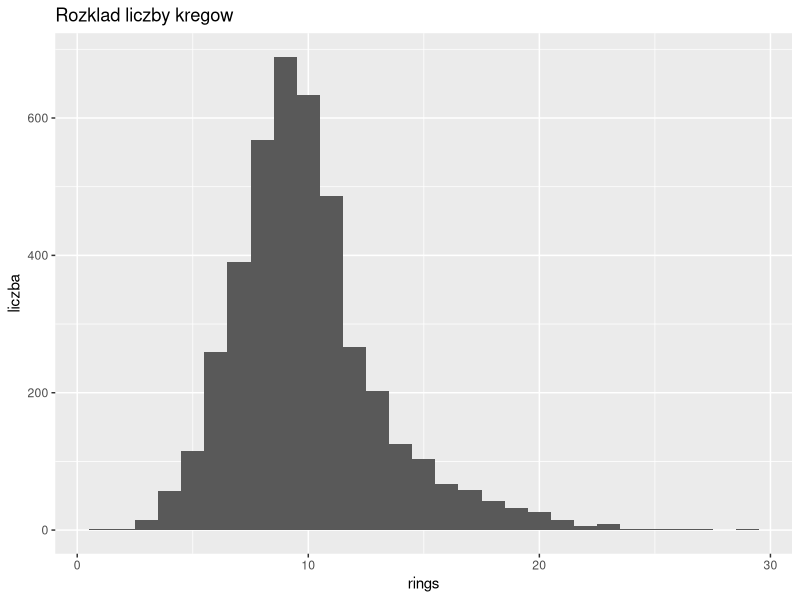
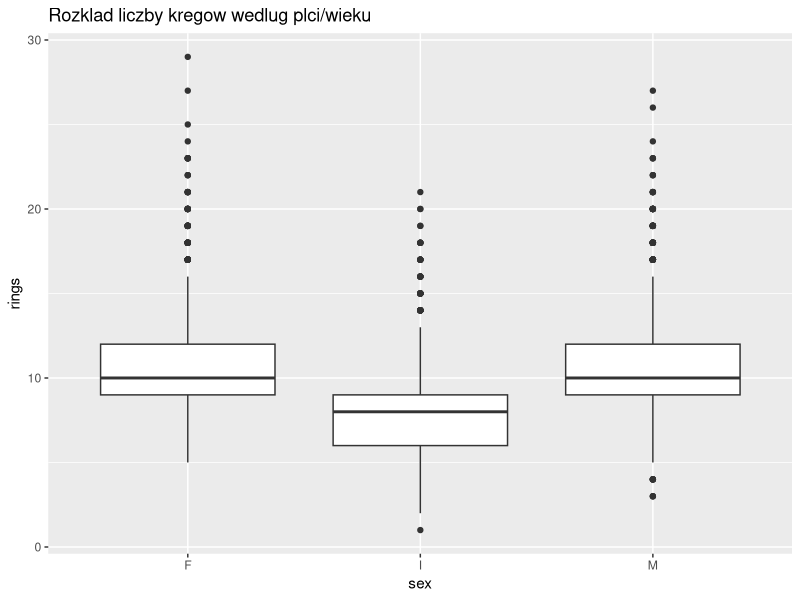
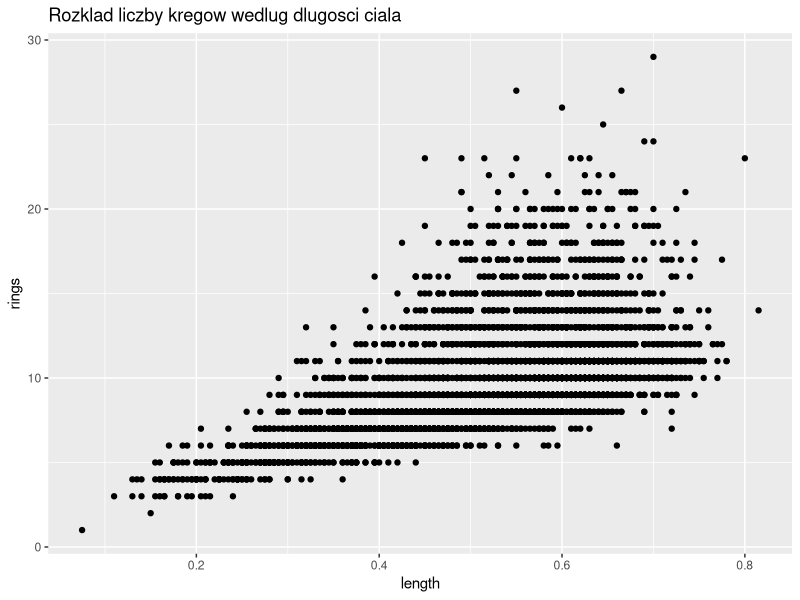

The R source for these figures, in order:
## ---- chunk 1
knitr::opts_chunk$set(echo = TRUE)
## ---- chunk 2
abalone <- read.csv("abalone_weka_dataset.csv")
library(dplyr)
library(ggplot2)
## ---- chunk 3
ggplot(abalone) +
  geom_histogram(aes(x=rings),
                 bins=max(abalone$rings)) +
  labs(title="Rozklad liczby kregow") +
  xlab("rings") +
  ylab("liczba")
## ---- chunk 4
ggplot(abalone,
       aes(x=sex, y=rings)) +
  geom_boxplot() +
  labs(title="Rozklad liczby kregow wedlug plci/wieku") +
  xlab("sex") +
  ylab("rings")
## ---- chunk 5
ggplot(abalone,
       aes(x=length, y=rings)) +
  geom_point() +
  labs(title="Rozklad liczby kregow wedlug dlugosci ciala") +
  xlab("length") +
  ylab("rings")
